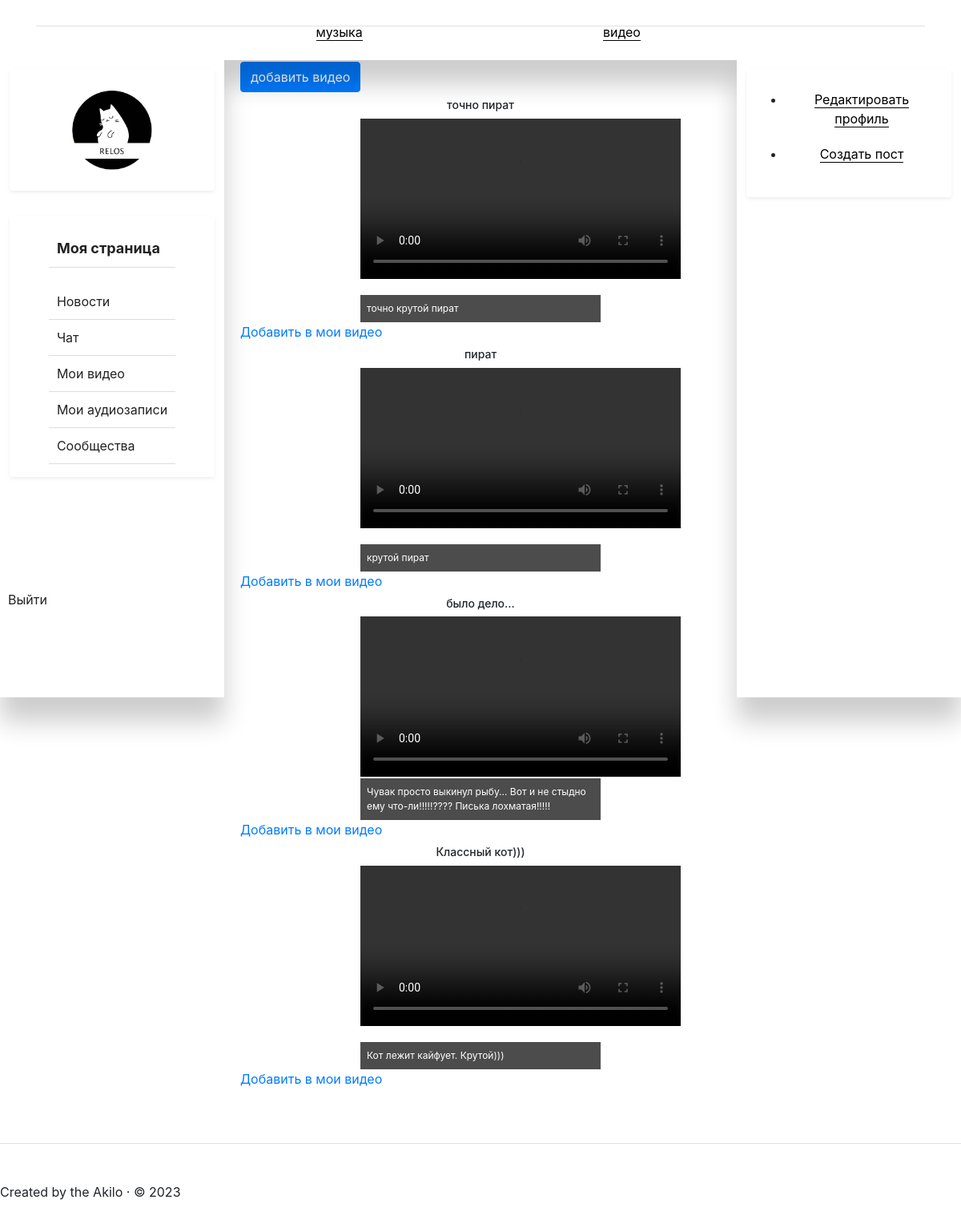
The page /video/ on the database its author committed.
### video/models.py (models this page shows, shortened)
class Video(models.Model):
    title = models.CharField(max_length=255)
    description = models.TextField()
    video_file = models.FileField(upload_to='videos')
    created_at = models.DateTimeField(auto_now_add=True)

### video/views.py (the view)
# urls.py: path('', views.video_list, name='video_list'),
def video_list(request):
    videos = Video.objects.order_by('-created_at')
    return render(request, 'video/video_list.html', {'videos': videos})

### relog/context_processors.py (called while the page is built)
def menu(request):
    menus = Menu.objects.order_by('order_by')
    return {'menus': menus}

### templates/video/video_list.html (shortened to what this page needs)
{% extends 'base_profile.html' %}
{% block content %}
<a class='btn btn-primary' href="{% url 'video:video_add' %}">добавить видео</a>
{% for video in videos %}
    <div class="video-wrapper">
        <h2 class="video-title">{{ video.title }}</h2>
        <video src="{{ video.video_file.url }}" controls onclick="toggleFullScreen(this)" onended="exitFullScreen(this)"></video>
        <br><br><br>
        <div class="video-description">{{ video.description }}</div>
    </div>
    <a href="{% url 'video:add_user_video' i=video.id %}">Добавить в мои видео</a>
{% empty %}
    <p>No videos available.</p>
{% endfor %}
{% endblock %}

### templates/base_profile.html (style rules this page uses)
.video-wrapper { position: relative; width: <ширина видео>; }
.video-title { font-size: 14px; text-align: center; margin-top: 8px; }
.video-description { position: absolute; bottom: 0; left: 0; width: 100%; background-color: rgba(0, 0, 0, 0.7); color: #fff; padding: 8px; font-size: 12px; }

### templates/video/video_list.html (style rules this page uses)
video { position: relative; width: 400px; height: 200px; margin: 0 auto; }
.video-wrapper { position: relative; width: 50%; height: 50%; margin: 0 auto; }
.video-title { font-size: 14px; text-align: center; margin-top: 8px; }
.video-description { position: absolute; bottom: 0; left: 0; width: 100%; background-color: rgba(0, 0, 0, 0.7); color: #fff; padding: 8px; font-size: 12px; }

### rows shown on the page
Video: title "точно пират", description "точно крутой пират"
Video: title "пират", description "крутой пират"
Video: title "было дело...", description "Чувак просто выкинул рыбу... Вот и не стыдно ему что-ли!!!!!???? Писька лохматая!!!!!"
Video: title "Классный кот)))", description "Кот лежит кайфует. Крутой)))"
